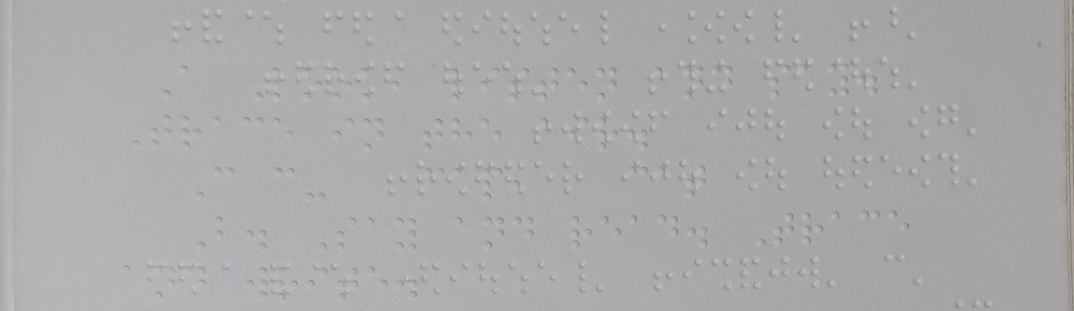
#> input picture b9.jpg, 2148 x 621 px (shown at 1/2 size)
$ jupyter execute Untitled5.ipynb
#> lines starting #> are read from the running program, lines starting #| are printed output that depends on the picture; after the words box and inside, x2 and y2 are one past the last pixel; in counts of white or black regions, pixels touching at a corner belong together
# Braille Alphabate

[cell 1]
import cv2
import numpy as np
from scipy.cluster.hierarchy import fclusterdata
import matplotlib.pyplot as plt

[cell 2]
image = cv2.imread("b9.jpg", cv2.IMREAD_GRAYSCALE)
#> image: shape (621, 2148); min 109, max 201, mean 170.1

output_image = image.copy()
output_image2 = image.copy()

h,w = image.shape
#> h = 621; w = 2148

if w > 100:
    new_w = 100
    ar = w/h
#> ar = 3.46
    new_h = int(new_w/ar)
#> new_h = 28

    img = cv2.resize(image,(new_w,new_h),interpolation=cv2.INTER_AREA)

# Display the image
plt.imshow(image, cmap='gray')
plt.title("Original image")
plt.axis('off')
plt.show()

[cell 3]
#gama correction
def gamma_correction(image, gamma=2.5):
#> called with gamma = 4
    normalized = image / 255.0
    corrected = np.power(normalized, gamma)
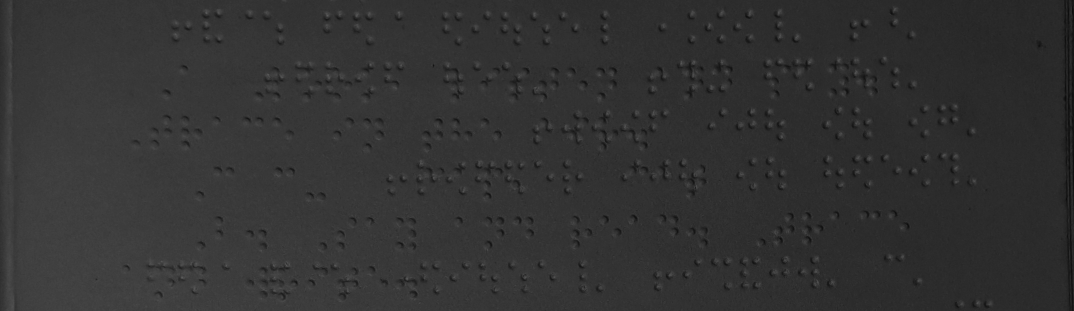
#> corrected: shape (621, 2148) float64 (shown at 1/2 size); min 0.0334, max 0.386, mean 0.2

    return (corrected * 255).astype(np.uint8)

corrected_image = gamma_correction(image, gamma=4)

plt.imshow(corrected_image, cmap='gray')
plt.axis('off')
plt.title("Gamma Corrected Lighting")
plt.show()

[cell 4]
def thresholding(image):
    blur = cv2.GaussianBlur(image, (7, 7), 0)
    thresh = cv2.adaptiveThreshold(
        blur,
        255,
        cv2.ADAPTIVE_THRESH_GAUSSIAN_C,
        cv2.THRESH_BINARY_INV,
        15,
        3
    )
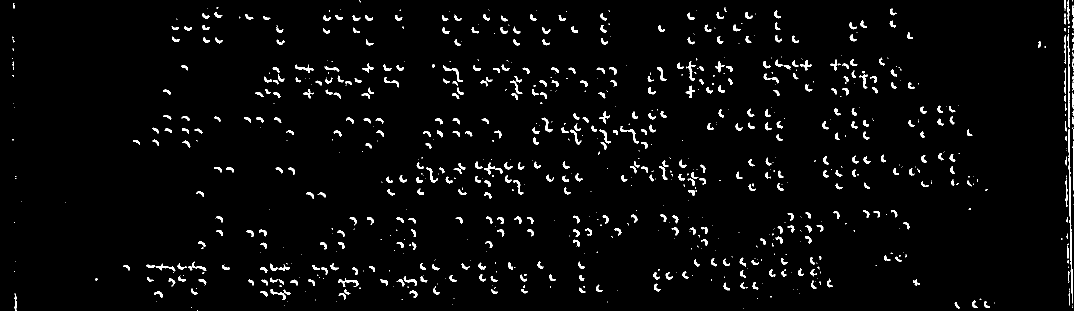
#> thresh: shape (621, 2148) (shown at 1/2 size); 3% white; 855 white regions (397 under 20 px), largest, box (x1, y1, x2, y2) and area: (2136, 258, 2146, 607) 902, (2135, 68, 2140, 256) 503, (1240, 252, 1278, 287) 238
    return thresh
thresh_img = thresholding(corrected_image);
plt.imshow(thresh_img, cmap='gray')
plt.show()

[cell 5]
def remove_noise(image, kernel_size=3, min_size=50):

    # Morphological operation
#> called with kernel_size = 3, min_size = 30
    kernel = cv2.getStructuringElement(cv2.MORPH_ELLIPSE, (kernel_size, kernel_size))
    denoised = cv2.morphologyEx(image, cv2.MORPH_OPEN, kernel)
#> denoised: shape (621, 2148); 2.7% white; 573 white regions (104 under 20 px), largest, box (x1, y1, x2, y2) and area: (886, 131, 926, 164) 233, (1372, 122, 1391, 161) 212, (676, 559, 717, 573) 209

    # remove small regions
    num_labels, labels, stats, _ = cv2.connectedComponentsWithStats(denoised, connectivity=8)
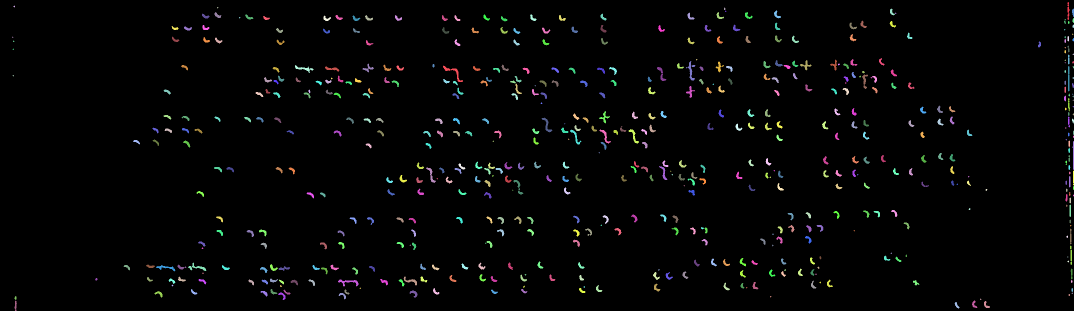
#> labels: shape (621, 2148) int32 (shown at 1/2 size); 574 distinct labels, from 0 to 573; one colour per label, 0 black
#> num_labels = 574; stats = 574 rows, first 6: [0, 0, 2148, 621, 1297606], [2135, 4, 4, 36, 95], [27, 11, 3, 4, 8], [434, 14, 3, 3, 5], [1448, 15, 3, 5, 9], [1780, 17, 10, 14, 65]
    output = np.zeros_like(denoised)

    for i in range(1, num_labels):  # Skip the background (label 0)
        if stats[i, cv2.CC_STAT_AREA] >= min_size:
            output[labels == i] = 255
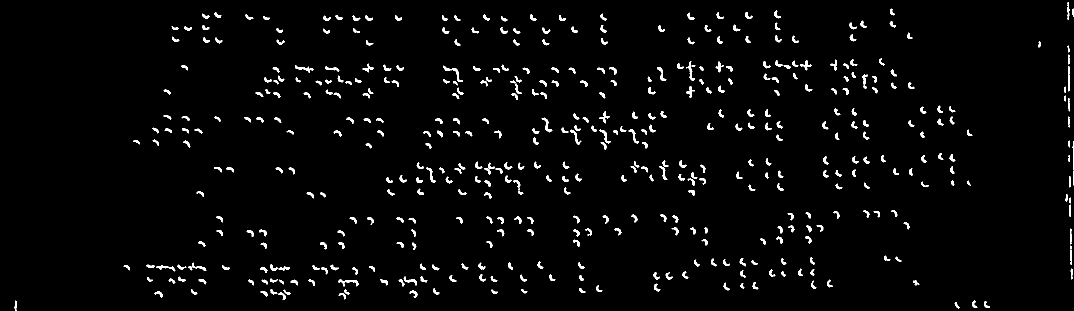
#> output: shape (621, 2148) (shown at 1/2 size); 2.6% white; 452 white regions, largest, box (x1, y1, x2, y2) and area: (886, 131, 926, 164) 233, (1372, 122, 1391, 161) 212, (676, 559, 717, 573) 209

    return output

# Example Usage
denoised_image = remove_noise(thresh_img, kernel_size=3, min_size=30)

# Display the results
plt.imshow(denoised_image, cmap='gray')
plt.title("Denoised Image")
plt.show()

[cell 6]
def sharping(image):
    blurred = cv2.GaussianBlur(image, (3, 3), 0)
    sharp = cv2.addWeighted(image, 3.5, blurred, -2.5, 0)

    return sharp
sharp_image=sharping(denoised_image)
# Display the result
plt.imshow(sharp_image,cmap='gray')

[cell 7]
def remove_left_facing_dots(image, intensity_ratio_threshold=1.2):

#> called with intensity_ratio_threshold = 1.3
    blurred = cv2.GaussianBlur(image, (5, 5), 0)

    edges = cv2.Canny(blurred, 50, 150)
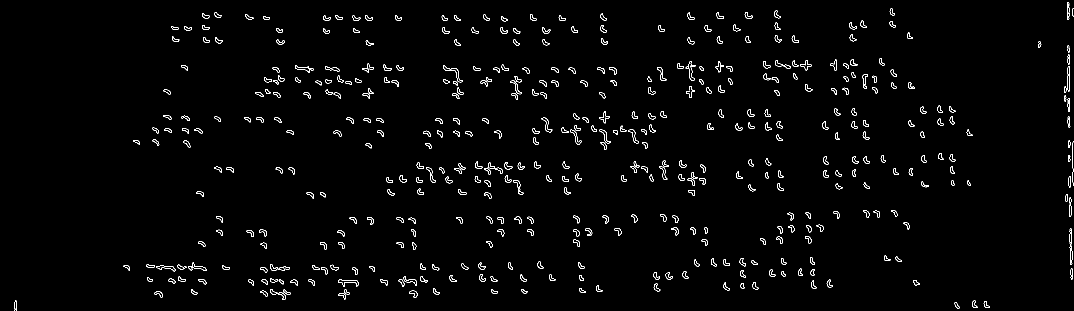
#> edges: shape (621, 2148) (shown at 1/2 size); 1.7% white in thin lines or dots

    contours, _ = cv2.findContours(edges, cv2.RETR_EXTERNAL, cv2.CHAIN_APPROX_NONE)
#> contours = 452 contours, 12 with area under 20; largest, box (x1, y1, x2, y2) and area: (886, 131, 926, 165) 252, (1371, 122, 1391, 161) 231, (676, 559, 717, 573) 220, (376, 525, 413, 542) 192, (2135, 132, 2140, 183) 186


    filtered_contours = []
    for contour in contours:
        x, y, w, h = cv2.boundingRect(contour)

        roi = image[y:y+h, x:x+w]
        left_half = roi[:, :w//2].sum()
        right_half = roi[:, w//2:].sum()

        if right_half <= left_half * intensity_ratio_threshold:
            filtered_contours.append(contour)
#> this loop made 452 passes
#> (x, y, w, h, left_half, right_half) on passes 1 to 3: (1909, 604, 10, 13, 8925, 5865), (1967, 602, 13, 14, 12750, 7140), (1944, 601, 11, 15, 12240, 7140)
#> after the loop, filtered_contours = 265 contours, 6 with area under 20; largest, box (x1, y1, x2, y2) and area: (886, 131, 926, 165) 252, (676, 559, 717, 573) 220, (376, 525, 413, 542) 192, (1083, 235, 1105, 265) 182, (312, 530, 351, 543) 180


    mask = np.zeros_like(image)
    cv2.drawContours(mask, filtered_contours, -1, 255, thickness=cv2.FILLED)
#> mask: shape (621, 2148); 2% white; 265 white regions (1 under 20 px), largest, box (x1, y1, x2, y2) and area: (886, 131, 926, 165) 312, (676, 559, 717, 573) 274, (376, 525, 413, 542) 240

    cleaned_image = cv2.bitwise_and(image, mask)
#> cleaned_image: shape (621, 2148); 1.5% white; 296 white regions (35 under 20 px), largest, box (x1, y1, x2, y2) and area: (886, 131, 926, 164) 233, (676, 559, 717, 573) 209, (376, 525, 413, 542) 180

    return cleaned_image

cleaned_image = remove_left_facing_dots(sharp_image, intensity_ratio_threshold=1.3)

plt.imshow(cleaned_image, cmap='gray')
plt.title("Cleaned Image with Left-Facing Dots Removed")
plt.axis('off')
plt.show()

[cell 8]
#dilation
kernel = np.ones((4,5),np.uint8)
dilated_image=cv2.dilate(cleaned_image,kernel,iterations=1)
#> dilated_image: shape (621, 2148); 3.8% white; 257 white regions, largest, box (x1, y1, x2, y2) and area: (884, 130, 928, 173) 634, (353, 524, 415, 544) 596, (290, 528, 353, 545) 530
dilated_image = cv2.morphologyEx(dilated_image, cv2.MORPH_CLOSE, kernel)
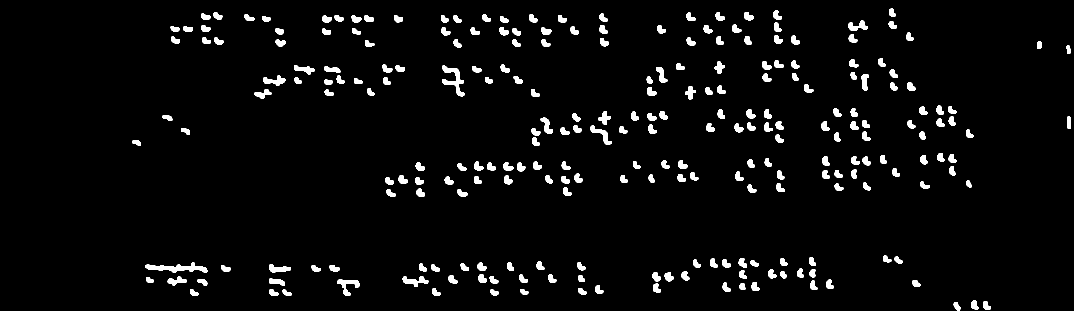
#> dilated_image: shape (621, 2148) (shown at 1/2 size); 3.8% white; 248 white regions
plt.imshow(dilated_image,cmap='gray')

[cell 9]
contours, _ = cv2.findContours(dilated_image, cv2.RETR_EXTERNAL, cv2.CHAIN_APPROX_NONE)
#> contours = 248 contours; largest, box (x1, y1, x2, y2) and area: (290, 525, 415, 546) 1038, (884, 131, 929, 193) 872, (674, 559, 719, 592) 528, (805, 553, 857, 574) 468, (1181, 251, 1224, 290) 466

[cell 10]
centroids = []
for contour in contours:
    M = cv2.moments(contour)
    if M["m00"] != 0:
        cX = int(M["m10"] / M["m00"])
        cY = int(M["m01"] / M["m00"])
        centroids.append((cX, cY))
#> this loop made 248 passes
#> (cX, cY) on passes 1 to 12: (1913, 612), (1972, 611), (1948, 610), (987, 584), (572, 585), (1047, 583), (546, 585), (386, 585), (1163, 582), (870, 584), (1196, 579), (1312, 576)
#> cX on pass 46: 1019

[cell 11]
for cX, cY in centroids:
    # Draw horizontal line passing through the dot
    cv2.line(output_image, (0, cY), (output_image.shape[1], cY), (0, 255, 0), 1)
    # Draw vertical line passing through the dot
    cv2.line(output_image, (cX, 0), (cX, output_image.shape[0]), (0, 255, 0), 1)
#> this loop made 248 passes
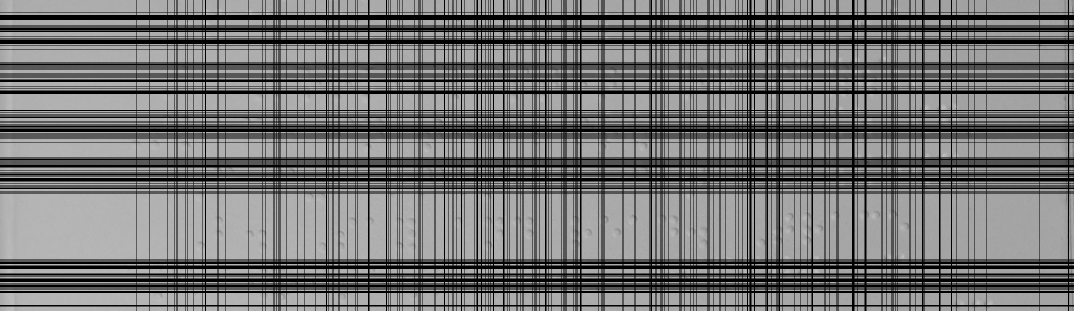
#> output_image: shape (621, 2148) (shown at 1/2 size); min 0, max 199, mean 111.5

plt.figure(figsize=(10, 10))
plt.imshow(cv2.cvtColor(output_image, cv2.COLOR_BGR2RGB))
plt.axis('off')
plt.title("Braille Image with Lines through Dots")
plt.show()

[cell 12]
grid_lines =[]
for cX, cY in centroids:
    # Draw vertical line passing through the dot
    cv2.line(output_image, (cX, 0), (cX, output_image.shape[0]), (0, 255, 0), 1)
    cX=cX+3

    cv2.line(output_image, (0, cY), (output_image.shape[1], cY), (0, 255, 0), 1)
    cY=cY+2

    grid_lines.append((cX,cY))


plt.figure(figsize=(10, 10))
plt.imshow(cv2.cvtColor(output_image, cv2.COLOR_BGR2RGB))
plt.axis('off')
plt.title("Braille Image with Lines through Dots")
plt.show()

[cell 13]
distance_threshold = 30
labels = fclusterdata(np.array(centroids), t=distance_threshold, criterion="distance")


clusters = {}
for i, label in enumerate(labels):
    if label not in clusters:
        clusters[label] = []
    clusters[label].append(contours[i])
#> this loop made 248 passes
#> label on passes 1 to 3: 123, 122, 122


segments = []
margin = 10

for cluster_contours in clusters.values():
    # Get bounding box
    x_min = min([cv2.boundingRect(c)[0] for c in cluster_contours]) - margin
    y_min = min([cv2.boundingRect(c)[1] for c in cluster_contours]) - margin
    x_max = max([cv2.boundingRect(c)[0] + cv2.boundingRect(c)[2] for c in cluster_contours]) + margin
    y_max = max([cv2.boundingRect(c)[1] + cv2.boundingRect(c)[3] for c in cluster_contours]) + margin

    # Crop the image around the bounding box
    segment = image[y_min:y_max, x_min:x_max]
    segments.append(segment)

    # Draw rectangle around the cluster
    cv2.rectangle(output_image2, (x_min, y_min), (x_max, y_max), (0, 255, 0), 1)
#> this loop made 146 passes
#> pass 1, `segment = image[y_min:y_max, x_min:x_max]`:
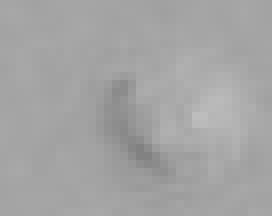
#> segment: shape (27, 34) (shown 8 times larger); min 129, max 189, mean 163.9
#> after the loop:
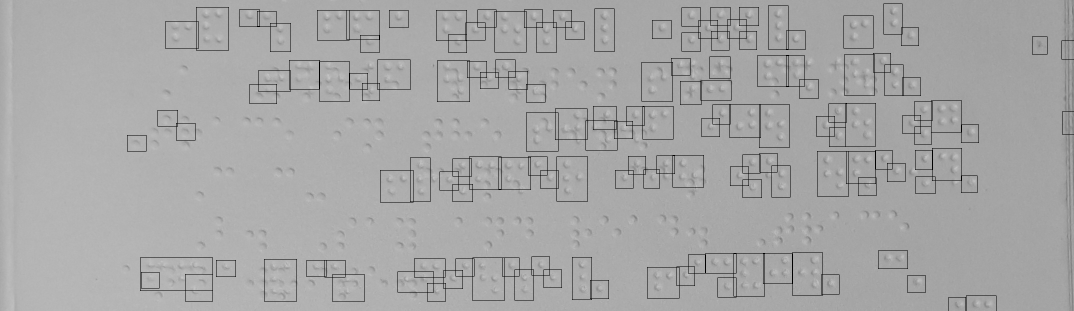
#> output_image2: shape (621, 2148) (shown at 1/2 size); min 0, max 201, mean 166.7


plt.figure(figsize=(10, 10))
plt.imshow(cv2.cvtColor(output_image2, cv2.COLOR_BGR2RGB))
plt.axis('off')
plt.title("Braille Image with Clusters Highlighted")
plt.show()


num_segments = len(segments)
images_per_row = 10
# Calculate the number of rows required
num_rows = (num_segments // images_per_row) + (num_segments % images_per_row != 0)
# Create a figure
plt.figure(figsize=(3 * images_per_row, 3 * num_rows))

# Plot each segment
for i, segment in enumerate(segments):
    row = i // images_per_row
    col = i % images_per_row
    plt.subplot(num_rows, images_per_row, i + 1)
    plt.imshow(segment, cmap='gray')
    plt.axis('off')
    plt.title(f'Segment {i+1}')

# Adjust layout and show the images
plt.tight_layout()
plt.show()
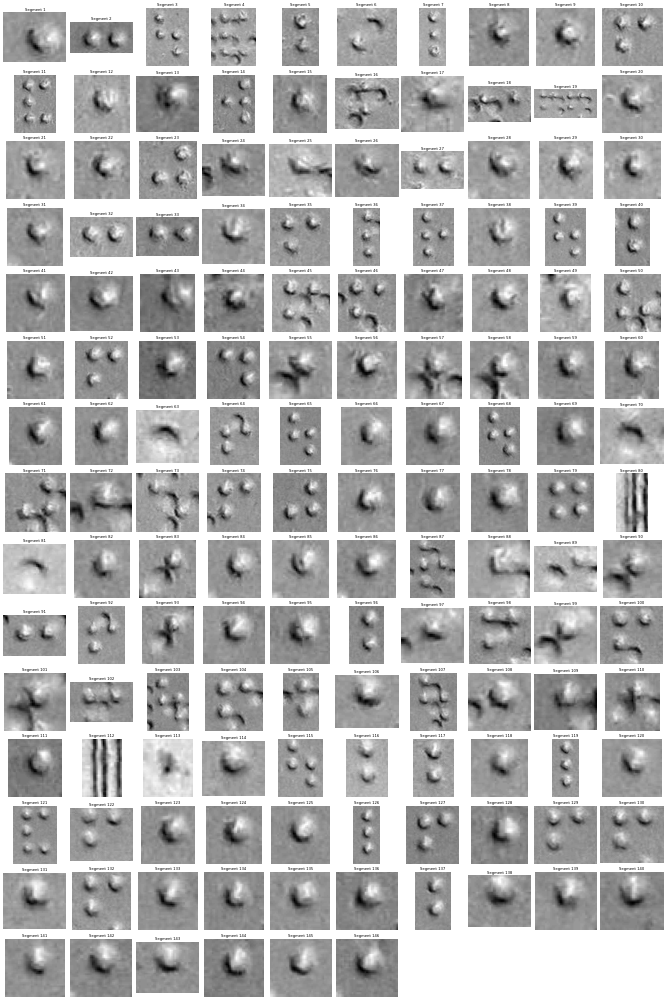
#> figure drawn by matplotlib, 146 panels
